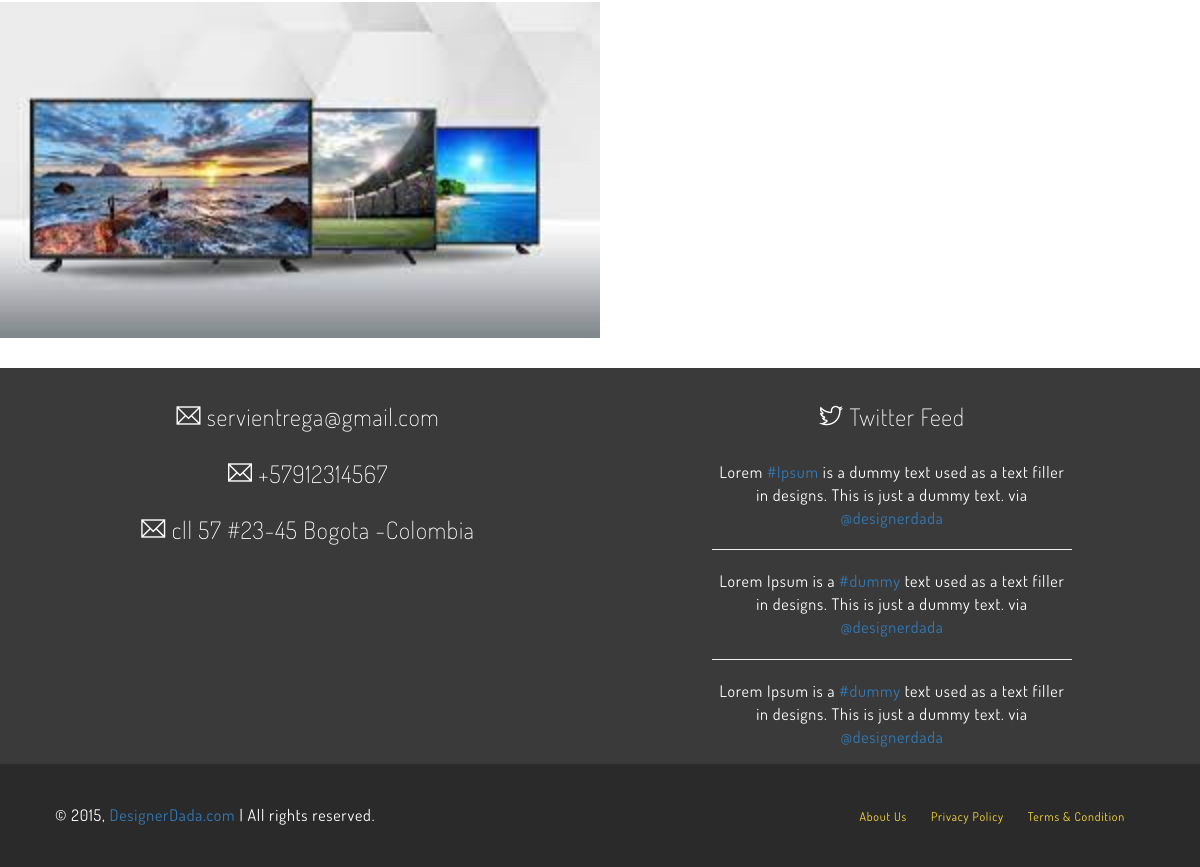
/blog/ (lower part), run on an earlier commit of the app's database.
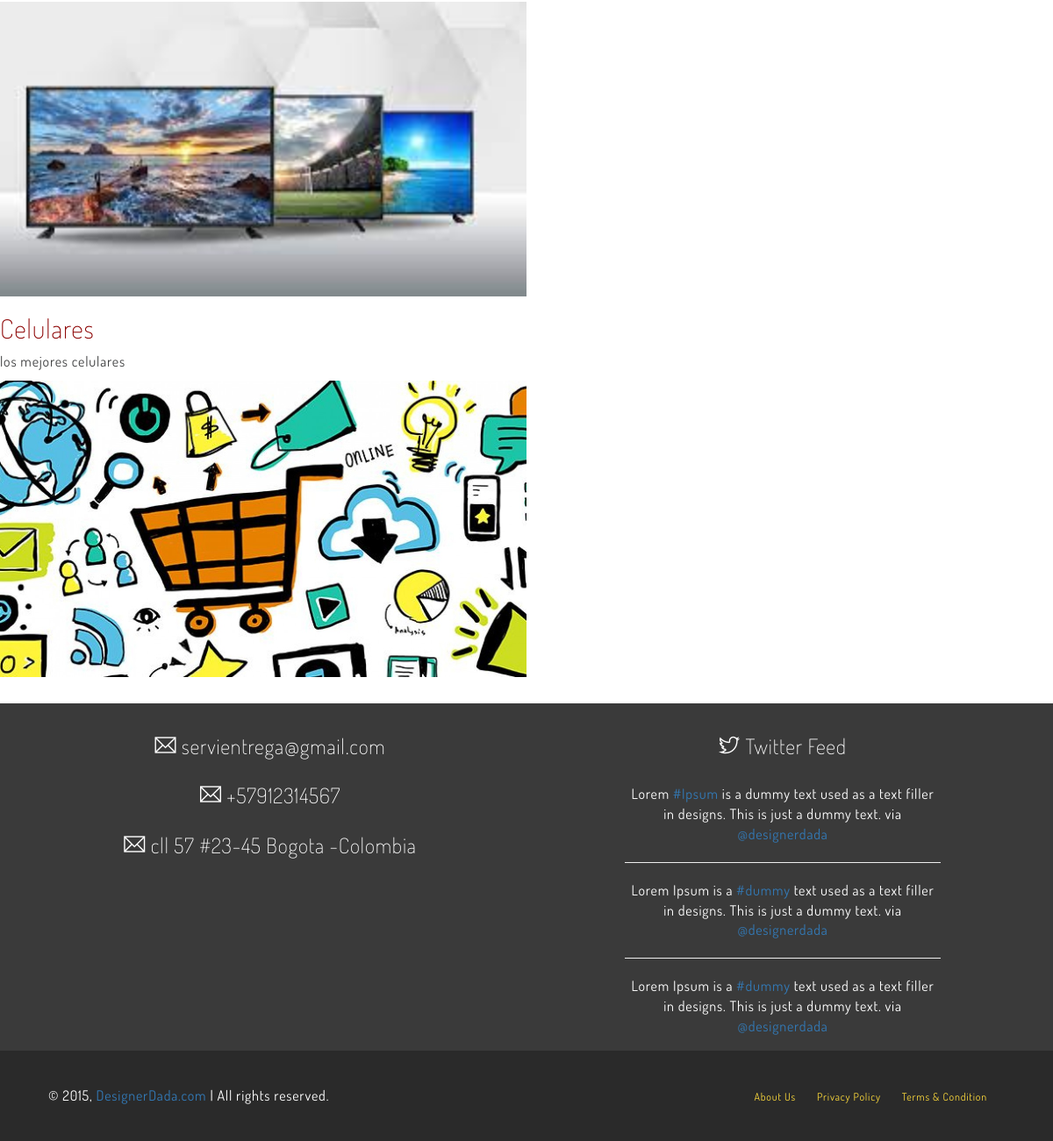
And on a later commit of the database.
### blog/models.py (models this page shows, shortened)
class post(models.Model):
    titulo= models.CharField(max_length=50)
    contenido=models.CharField(max_length=50)
    imagen=models.ImageField(upload_to='blog', null=True, blank=True)
    autor=models.ForeignKey(User, on_delete=models.CASCADE)
    categorias=models.ManyToManyField(categoria)
    created=models.DateField(auto_now_add=True)
    updated=models.DateField(auto_now_add=True)
    class Meta:
        verbose_name='post'

### blog/views.py (the view)
# urls.py: path('',views.blog, name="blog"),
def blog(request):
    posts= post.objects.all()
    return render(request, "blog/blog.html",{"posts":posts})

### blog/templates/blog/blog.html
{% extends "ProyectoWebApp/base.html" %}
{% load static %}
{% block content %}
{% for post in posts %}
<h2 style="color: darkred;">{{post.titulo}}</h2>
<p>{{post.contenido}}</p>
<img src="{{post.imagen.url}}" alt="" style="width:50%;">
{% endfor %}
{% endblock %}

What changed in the data, as far as the page shows it:
added post: titulo "Celulares", contenido "los mejores celulares", imagen (picture)
